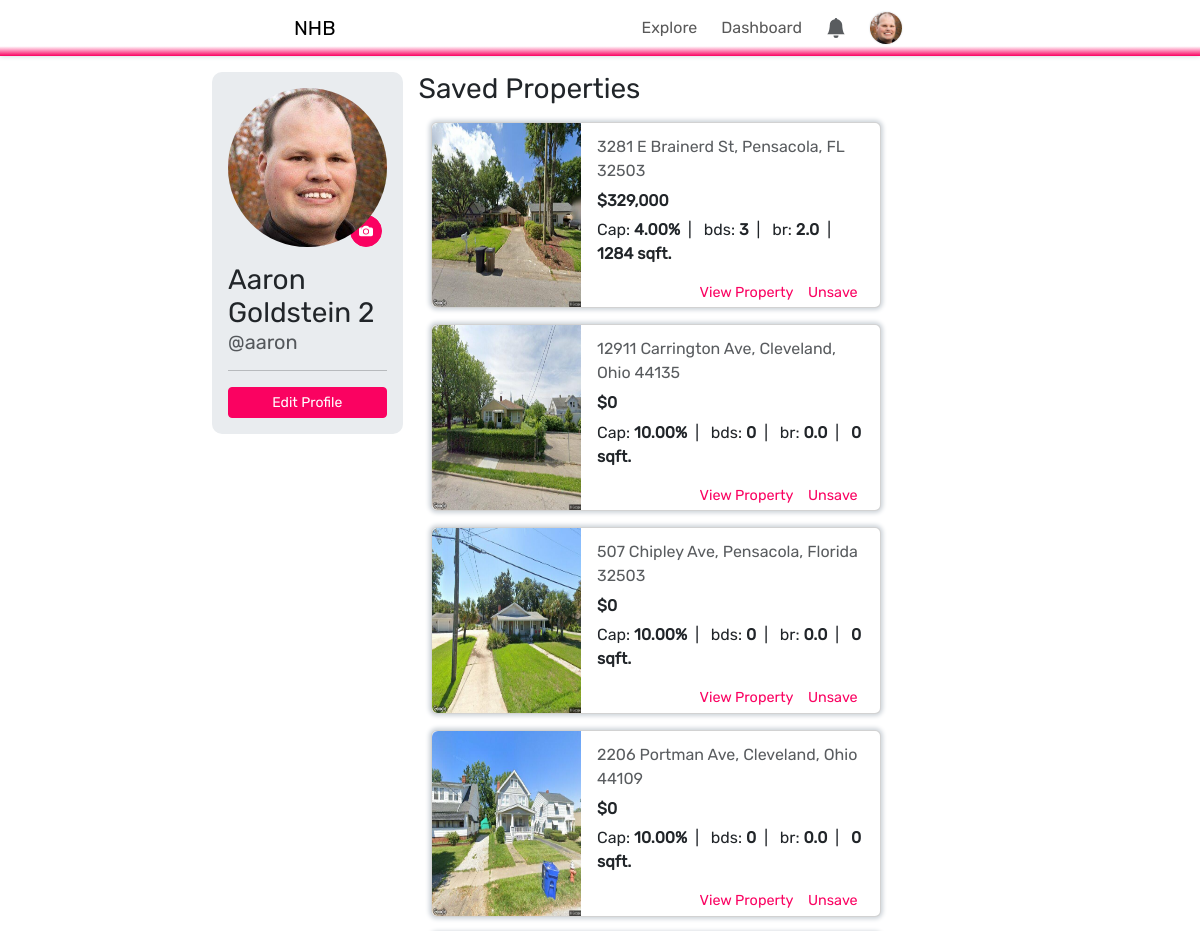
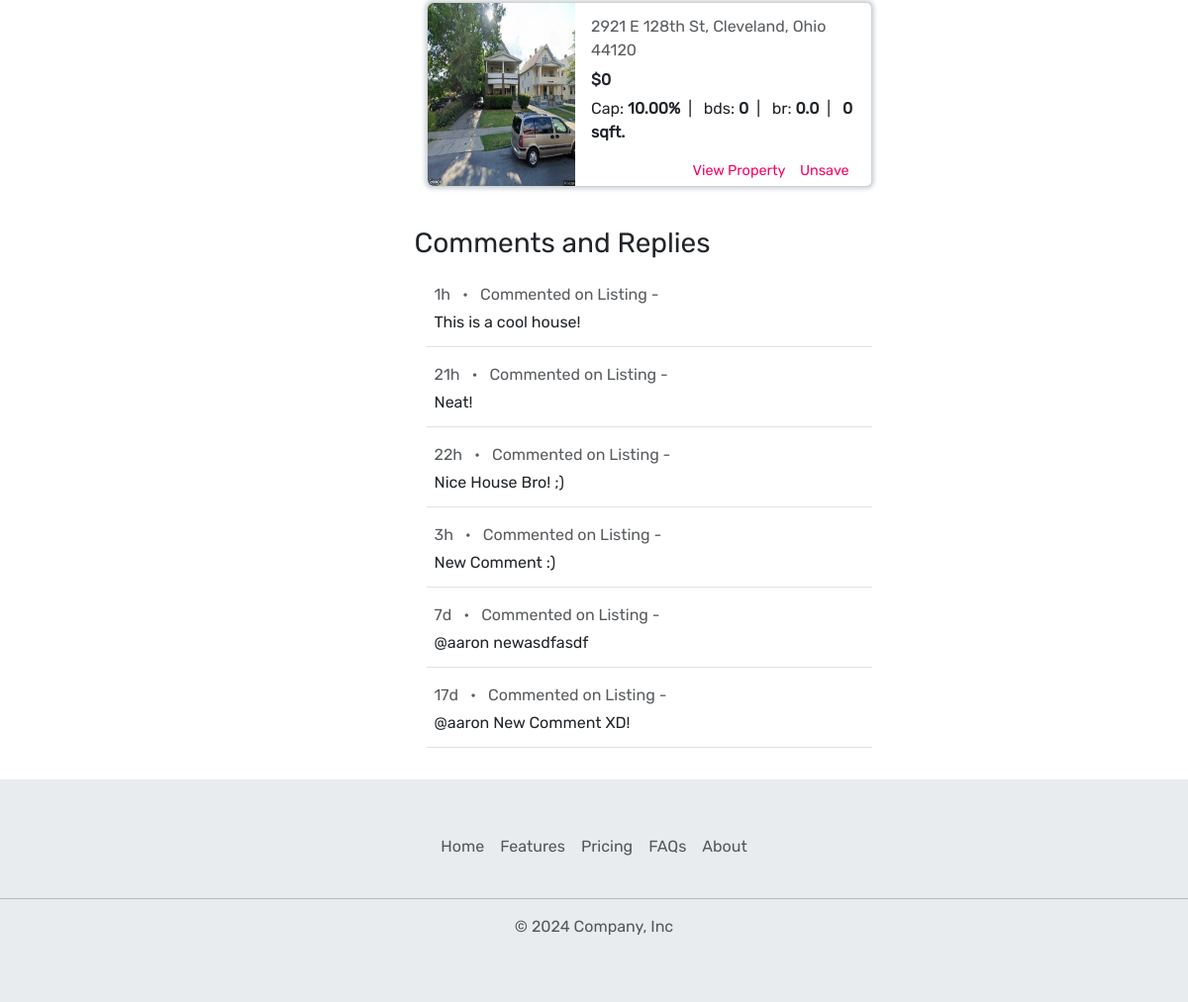
Page /profile/user=aaron/ (signed in) on the committed database (2 pictures, top to bottom).
### profiles/models.py (models this page shows, shortened)
class Profile(models.Model):
    user = models.ForeignKey(User, on_delete=models.CASCADE)
    theme = models.CharField(choices=[('light','light'), ('dark','dark')], max_length=100, default='dark')
    goal = models.CharField(choices=GOAL_CHOICES, max_length=100, default='Searching for Investment Property')
    phone_number = models.CharField(max_length=10, blank=True, null=True)
    location = models.CharField(max_length=100, blank=True, null=True)
    profile_picture = models.ImageField(upload_to='profile_pictures', blank=True, null=True)

### property/models.py (models this page shows, shortened)
class SavedProperty(models.Model):
    profile = models.ForeignKey(Profile, on_delete=models.CASCADE)
    property_id = models.CharField(max_length=100)
    address = models.CharField(max_length=250)
    city = models.CharField(max_length=100)
    state = models.CharField(max_length=2)
    zip = models.IntegerField()
    image = models.ImageField(upload_to='property_images/', default='property_images/default/shrek.webp')
    price = models.DecimalField(max_digits=10, decimal_places=2)
    cap_rate = models.DecimalField(max_digits=5, decimal_places=2)
    beds = models.IntegerField()
    baths = models.DecimalField(max_digits=2, decimal_places=1)
    sq_ft = models.IntegerField()
    timestamp = models.DateTimeField(auto_now_add=True)
    archived = models.BooleanField(default=False)
    class Meta:
        constraints = [
            models.UniqueConstraint('profile', 'property_id', name='profile-property_id'),
        ]
    @property
    def endpoint(self):
        return f'/property/detail/state={self.state}&city={self.city}&address={self.address}&zip={self.zip}&id={self.property_id}/'
    @property
    def address_full(self):
        return f'{self.address}, {self.city}, {self.state} {self.zip}'

### comment/models.py (models this page shows, shortened)
class Comment(models.Model):
    profile = models.ForeignKey(Profile, on_delete=models.CASCADE)
    property_id = models.CharField(max_length=100)
    property_address = models.CharField(max_length=250)
    text = models.CharField(max_length=999)
    timestamp = models.DateTimeField(auto_now_add=True)
    updated = models.DateTimeField(auto_now=True)
    archived = models.BooleanField(default=False)
    def detail_page_endpoint(self):
        return f'/property/detail/{self.property_address}/'

### profiles/views.py (the view)
# urls.py: path('user=<str:username>/', views.profile_view, name='profile'),
@login_required(login_url='/account/login/')
def profile_view(request, username:str, *args, **kwargs):
    profile = Profile.objects.get(user__username=username)
    form = UpdateProfileForm(initial={
        'first_name': profile.user.first_name,
        'last_name': profile.user.last_name,
        'email': profile.user.email,
        'phone_number': profile.phone_number,
        'location': profile.location,
        'goal': profile.goal
    })
    return render(request, 'profile/profile-detail.html', {'profile': profile, 'form': form })

### agent/templatetags/is_agent.py (called while the page is built)
@register.filter(name='is_agent')
def is_agent(user: User, group_name='Agent'):
    return user.groups.filter(name=group_name).exists()

### property/templatetags/currency.py (called while the page is built)
@register.filter(name='currency')
def currency(value: str, decimal: int)-> str:
    if type(value) == str:
        if value == '':
            value = 0
        else:
            value = float(value)
    return f'${value:,.{decimal}f}'

### property/templatetags/percentage.py (called while the page is built)
@register.filter(name='percentage')
def percentage(value: float)-> str:
    return f'{value*100:.2f}%'

### property/templatetags/time_delta.py (called while the page is built)
@register.filter(name='time_delta')
def time_delta(value: datetime)-> str:
    now = datetime.now().astimezone(UTC)
    delta = now - value
    if delta.days > 365:
        return f'{delta.days // 365}y'
    elif delta.days > 30:
        return f'{delta.days // 30}m'
    elif delta.days > 1:
        return f'{delta.days}d'
    elif delta.seconds > 3600:
        return f'{delta.seconds // 3600}h'
    elif delta.seconds > 60:
        return f'{delta.seconds // 60}min'
    else:
        return f'{delta.seconds}s'

### templates/profile/profile-detail.html (shortened to what this page needs)
{% extends "base.html" %}
{% block content %}
{% load time_delta%}
<div class="container col-sm-8 my-4 mx-auto">
    <div class="profile-container">
        <div class="profile-info">
            <div>
                <div class="mb-3 justify-content-center text-center">
                    <div class="profile-picture">
                        {% if user == profile.user %}
                            <label for="file-input"
                            id="mobile-change-picture-button"
                            class="btn btn-sm love rounded-circle"
                            >{% include "icons/camera.html" %}
                            </label>
                        {% endif %}
                        {% if profile.profile_picture %}
                            <img id="profile-img" src="{{ profile.profile_picture.url }}" alt="Profile Picture">
                        {% else %}
                            <img id="profile-img" src="/media/profile_pictures/default/default.png" alt="Profile Picture">
                        {% endif %}
                    </div>
                </div>
                <div id="profile-details">
                    <h3 class="mb-0">{{ profile.user.first_name }} {{ profile.user.last_name }}</h3>
                    <h5 class="text-muted mb-3">@{{ profile.user.username }}</h5>
                </div>
                <hr></hr>
                {% if user == profile.user %}
                <button id="edit-profile-button" class="btn btn-sm love w-100" onclick="ShowUpdateProfileForm()">Edit Profile</button>
                {% endif %}
            </div>
        </div>
        <div class="profile-content">
            <div id="saved-properties" class="mb-4">
                <h3 class="mb-3">Saved Properties</h3>
                <div class="container col-sm-10 m-0">
                    {% for property in profile.savedproperty_set.all %}
                        {% include "profile/partials/saved-property-card.html" %}
                    {% endfor %}
                </div>
            </div>
            <div id="comments">
                <h3 class="mb-3">Comments and Replies</h3>
                <div class="container col-sm-10 m-0">
                    {% for comment in profile.comment_set.all|dictsortreversed:"timestamp" %}
                        <div id="comment-{{ comment.id }}" class="card mb-2 p-2 border-0 border-bottom rounded-0">
                            <p class="text-muted mb-0">
                                {{ comment.timestamp|time_delta }} &ensp;&#8226;&ensp;
                                Commented on Listing -
                            </p>
                            <p id="comment-text-{{comment.id}}" class="card-text my-1 ms-">{{ comment.text }}</p>
                        </div>
                    {% endfor %}
                 </div>
            </div>
        </div>
    </div>
</div>
{% endblock %}

### templates/components/nav.html (shortened to what this page needs)
{% load is_agent %}
<nav
id="navbar"
class="navbar navbar-expand-lg position-fixed w-100 py-1"
>
    <div class="container-fluid m-0">
        <div class="collapse navbar-collapse justify-content-evenly" id="navbarSupportedContent">
            <a class="navbar-brand px-2" href="/">NHB</a>
            <ul class="navbar-nav mb-2 mb-lg-0">
                <li class="nav-item me-2">
                    <a class="nav-link {% if '/explore/' in request.get_full_path %}active{% endif %}" href="/explore/">
                        Explore
                    </a>
                </li>
                {% if not request.user|is_agent %}
                <li class="nav-item me-2 dropdown">
                    <a class="nav-link dropdown-toggle {% if '/agent/' in request.get_full_path %}active{% endif %}" href="#" role="button" data-bs-toggle="dropdown" aria-expanded="false">
                        Agents
                    </a>
                    <ul id='agent-dropdown' class="dropdown-menu">
                        <li><a class="dropdown-item" href="#">Find an Agent</a></li>
                        <li><hr class="dropdown-divider"></li>
                        <li><a class="dropdown-item" href="/agent/become-an-agent/">Become an Agent</a></li>
                    </ul>
                </li>
                {% else %}
                <li class="nav-item me-2">
                    <a class="nav-link {% if '/agent/' in request.get_full_path %}active{% endif %}" href="/agent/dashboard/">
                        Dashboard
                    </a>
                </li>
                {% endif %}
                {% if not user.is_authenticated %}
                    <li class="nav-item">
                        <a class="nav-link" href="/account/register/">Login / Signup</a>
                    </li>
                    {% else %}
                    <li class="nav-item dropdown h-100 align-items-start me-2 " >
                        <a
                        id="notification-dropdown-tg"
                        class="nav-link dropdown-toggle d-flex align-items-center position-relative"
                        href="#"
                        role="button"
                        data-bs-toggle="dropdown"
                        aria-expanded="false"
                        onclick="clearNotifications()"
                        >
                            <svg id="notification-icon" xmlns="http://www.w3.org/2000/svg" width="20" height="20" fill="white" class="bi bi-bell-fill" viewBox="0 0 16 16">
                                <path d="M8 16a2 2 0 0 0 2-2H6a2 2 0 0 0 2 2m.995-14.901a1 1 0 1 0-1.99 0A5 5 0 0 0 3 6c0 1.098-.5 6-2 7h14c-1.5-1-2-5.902-2-7 0-2.42-1.72-4.44-4.005-4.901"/>
                            </svg>
                        </a>
                    </li>
                    <li class="nav-item dropdown">
                        <a id="profile-dropdown-tg" class="nav-link dropdown-toggle d-flex align-items-center" href="#" role="button" data-bs-toggle="dropdown" aria-expanded="false">
                            <div id="profile-badge-container">
                            {% if not user.profile_set.first.profile_picture %}
                                {% include "icons/profile-icon.html" %}
                            {% else %}
                                <img src="{{ user.profile_set.first.profile_picture.url }}" class="profile-badge me-1" alt="profile picture">
                            {% endif %}
                            </div>
                        </a>
                    </li>
                {% endif %}
            </ul>
        </div>
    </div>
</nav>

### templates/profile/partials/saved-property-card.html (shortened to what this page needs)
{% load static %}
{% load currency %}
{% load percentage %}
{% load comma %}
<div id="property-card-{{property.property_id}}" class="card mb-3 w-auto" style="box-shadow: 0 0 4px 2px var(--bs-dark-bg-subtle);">
    <div class="row g-0">
        <div class="col-4 col-md-4">
            <img src="{{property.image.url}}" class="img-fluid rounded-start h-100 card-image" alt="...">
        </div>
        <div class="col-8 col-md-8">
            <div class="card-body h-100  align-items-center py-1 ps-3 pe-2">
                <div class="property-card-details h-75 pt-2">
                    <p class="text-muted mb-2">{{ property.address_full }}</p>
                    <h6 style="font-weight:600;">{{ property.price|currency:0 }}</h6>
                    <p class="mb-2" style="font-size:1rem;">
                        Cap: <strong >{{ property.cap_rate|percentage }}</strong>&ensp;|&ensp;
                        bds: <strong>{{ property.beds }}</strong>&ensp;|&ensp;
                        br: <strong>{{ property.baths }}</strong>&ensp;|&ensp;
                        <strong>{{ property.sq_ft }} sqft.</strong>
                    </p>
                </div>
                <div id="card-button-container" class="d-flex pb-2 h-25">
                    <a style="color:var(--love);" href="{{property.endpoint}}">View Property</a>
                    {% if user == request.user %}
                        <a
                        style="color:var(--love);"
                        hx-post="{% url 'toggle_property_saved' %}"
                        hx-target="#property-card-{{property.property_id}}"
                        hx-vals='{ "view": "profile", "property": { "propertyId": "{{property.property_id}}" }}'
                        hx-swap="outerHTML"
                        >Unsave</a>
                    {% endif %}
                </div>
            </div>
        </div>
    </div>
</div>

### static/css/styles.css (style rules this page uses)
:root { --background: #292b2c; --foreground: #f5f5f5; --primary: #707070; --love: #fa0261; --hidden: #34d3eb; }
body { font-family: Rubik,Arial,sans-serif!important; }
.love, .love a { color: var(--bs-body-bg) !important; background-color: var(--love) !important; border-color: var(--love) !important; }

### templates/components/nav.html (style rules this page uses)
.navbar { display: flex!important; flex-direction: row!important; background: linear-gradient(to bottom, var(--bs-body-bg) 65%, var(--bs-body-bg), var(--love)); z-index: 9998; box-shadow: 0 0 5px var(--bs-dark-bg-subtle); }
.navbar-nav { align-items: center!important; }
.nav-link { padding: .5rem!important; }
.profile-badge { width:2rem; height:2rem; border-radius:100%; box-shadow: 0 0 2px var(--bs-dark-bg-subtle); }
#notification-dropdown-tg::after { content: none; }
#profile-dropdown-tg::after { content: none; }
#notification-icon { fill: var(--bs-secondary-color); }

### templates/profile/profile-detail.html (style rules this page uses)
.profile-container { display: flex; flex-direction: row; justify-content: center; }
.profile-info { display: flex; flex-direction: column; justify-content: center; width: 25%; height: 100%; padding: 1rem; margin-right: 1rem; border-radius: 10px; background-color: var(--bs-secondary-bg); }
.profile-content { display: flex; flex-direction: column; width: 75%; }
#mobile-change-picture-button { display: flex; position: absolute; bottom: 0; right: 5px; width: 2rem; height: 2rem; text-align: center; align-items: center; }
.profile-picture { display: flex; flex: 1 1 auto; width: 100%; padding-bottom: 50%; padding-top:50%; border-radius: 50%; justify-content: center; align-items: center; position: relative; margin: auto; margin-bottom: 1rem; }
.profile-picture img { position: absolute; display: flex; flex: 1 1 auto; object-fit: cover; width: 100%; height: 100%; border-radius: 50%; }
.profile-badge { width:2rem; height:2rem; border-radius:100%; }

### templates/profile/partials/saved-property-card.html (style rules this page uses)
#card-button-container { display: flex; justify-content: flex-end; align-items: flex-end; }
#card-button-container a { color: var(--bs-secondary-color); font-size: .9rem; cursor: pointer; margin-right: .9rem; text-decoration: none; }

### rows in the picture
Profile: profile_picture (picture), user.first_name "Aaron", user.last_name "Goldstein 2", user.username "aaron"
SavedProperty: image (picture), address_full "3281 E Brainerd St, Pensacola, FL 32503", price "$329,000", cap_rate|percentage "4.00%", beds "3", baths "2.0", sq_ft "1284"
SavedProperty: image (picture), address_full "12911 Carrington Ave, Cleveland, Ohio 44135", price "$0", cap_rate|percentage "10.00%", beds "0", baths "0.0", sq_ft "0"
SavedProperty: image (picture), address_full "507 Chipley Ave, Pensacola, Florida 32503", price "$0", cap_rate|percentage "10.00%", beds "0", baths "0.0", sq_ft "0"
SavedProperty: image (picture), address_full "2206 Portman Ave, Cleveland, Ohio 44109", price "$0", cap_rate|percentage "10.00%", beds "0", baths "0.0", sq_ft "0"
SavedProperty: image (picture), address_full "2921 E 128th St, Cleveland, Ohio 44120", price "$0", cap_rate|percentage "10.00%", beds "0", baths "0.0", sq_ft "0"
Comment: timestamp "1h", text "This is a cool house!"
Comment: timestamp "21h", text "Neat!"
Comment: timestamp "22h", text "Nice House Bro! ;)"
Comment: timestamp "3h", text "New Comment :)"
Comment: timestamp "7d", text "@aaron newasdfasdf"
Comment: timestamp "17d", text "@aaron New Comment XD!"
